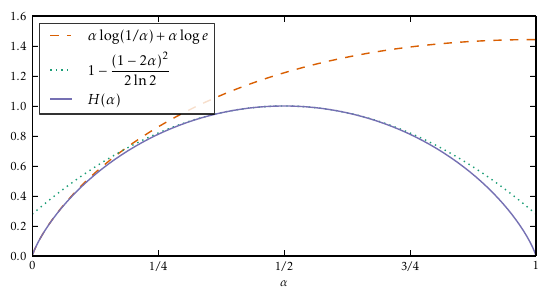

Source code (Python):
from __future__ import division

from math import log, e

def H(a):
    """Binary Entropy"""
    return (a*log(1/a) + (1-a)*log(1/(1-a)))/log(2)


if __name__ == "__main__":
    from numpy import arange
    import matplotlib as mpl
    mpl.use("pgf")
    pgf_with_pdflatex = {
            "font.family": "serif",
        "font.size": 9,
        "text.usetex" : True,
        "pgf.rcfonts": False,
        "pgf.texsystem": "pdflatex",
        "pgf.preamble": [
             r"\usepackage[utf8]{inputenc}",
             r"\usepackage[T1]{fontenc}",
             r"\usepackage{kpfonts}",
             ]
    }
    mpl.rcParams.update(pgf_with_pdflatex)
    import matplotlib.pyplot as plt
    
    xdat = arange(0, 1, .001)
    edat = [H(a) for a in xdat]
    pdat = [a*log(1/a,2) + a*log(e,2) for a in xdat]
    qdat = [1-(1-2*a)**2/(2*log(2,e)) for a in xdat]
    
    plt.figure(figsize=[6.5,3])
    plt.xlim(0,1)
    plt.xticks([x/4 for x in range(5)], ['0', '$1/4$', '$1/2$', '$3/4$', '1'])
    plt.plot(xdat, pdat, label=r'$\alpha\log(1/\alpha)+\alpha\log e$', 
             color='#d95f02', linestyle='--')
    plt.plot(xdat, qdat, label=r'$1-\frac{(1-2\alpha)^2}{2\ln 2}$',
             color='#1b9e77', linestyle=':')
    plt.plot(xdat, edat, label=r'$H(\alpha)$',
             color='#7570b3', linestyle='-')
    plt.xlabel(r'$\alpha$')
    plt.legend(loc="upper left", framealpha=0.8)
    
    plt.savefig('entropy.pdf', format='pdf', bbox_inches='tight')
